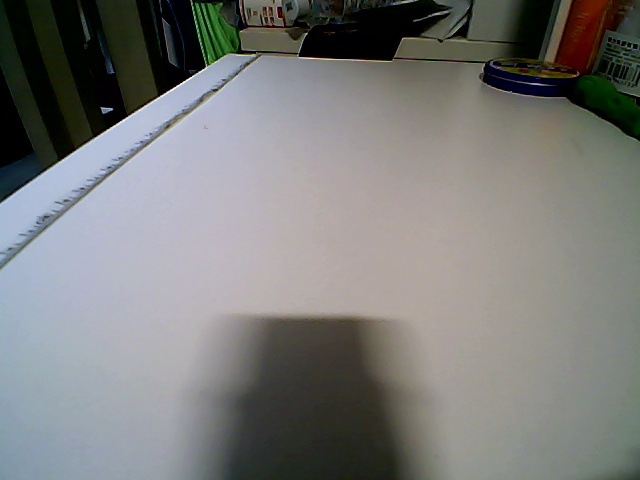
#> input picture calib_images/calib_20260422_191859.jpg, 640 x 480 px, given in place of the camera
$ python hsv_tuner.py
#> lines starting #> are read from the running program, lines starting #| are printed output that depends on the picture; after the words box and inside, x2 and y2 are one past the last pixel; in counts of white or black regions, pixels touching at a corner belong together
#!/usr/bin/env python3
import cv2
import numpy as np
import os

# 创建保存目录
save_dir = "detection_results"
if not os.path.exists(save_dir):
    os.makedirs(save_dir)

# 打开摄像头
cap = cv2.VideoCapture(0)
if not cap.isOpened():
    print("无法打开摄像头")
    exit()

print("="*60)
print("HSV阈值调试工具 - 颜色检测")
print("="*60)
print(f"程序会自动保存调试图片到 ./{save_dir}/ 目录")
print("按 Ctrl+C 退出\n")

# 先拍一张原始图
ret, frame = cap.read()
#> frame is the input picture: shape (480, 640, 3); mean B, G, R 122.2, 123.7, 123
if ret:
    cv2.imwrite(f"{save_dir}/01_original.jpg", frame)
    print("✅ 已保存原始图像: 01_original.jpg")

# 颜色阈值组合（可以根据需要修改）
thresholds = [
    # 红色范围
    {"name": "red_wide_1", "lower": [0,50,50], "upper": [10,255,255]},
    {"name": "red_wide_2", "lower": [160,50,50], "upper": [180,255,255]},
    {"name": "red_medium_1", "lower": [0,60,150], "upper": [12,255,255]},
    {"name": "red_medium_2", "lower": [168,60,150], "upper": [180,255,255]},
    {"name": "red_strict_1", "lower": [0,70,180], "upper": [8,255,255]},
    {"name": "red_strict_2", "lower": [172,70,180], "upper": [180,255,255]},

    # 蓝色范围
    {"name": "blue_wide", "lower": [100,50,50], "upper": [130,255,255]},
    {"name": "blue_medium", "lower": [105,100,100], "upper": [125,255,255]},
    {"name": "blue_strict", "lower": [110,150,150], "upper": [120,255,255]},

    # 绿色范围
    {"name": "green_wide", "lower": [40,50,50], "upper": [80,255,255]},
    {"name": "green_medium", "lower": [45,100,100], "upper": [75,255,255]},
    {"name": "green_strict", "lower": [50,150,150], "upper": [70,255,255]},

    # 黄色范围
    {"name": "yellow_wide", "lower": [20,50,50], "upper": [35,255,255]},
    {"name": "yellow_medium", "lower": [25,100,100], "upper": [30,255,255]},

    # 组合两个红色范围
    {"name": "red_combined_1", "lower1": [0,60,150], "upper1": [12,255,255],
                               "lower2": [168,60,150], "upper2": [180,255,255]},
    {"name": "red_combined_2", "lower1": [0,70,180], "upper1": [8,255,255],
                               "lower2": [172,70,180], "upper2": [180,255,255]},
]

print("\n正在生成不同阈值的结果...")

for t in thresholds:
    # 重新读取同一帧（保证对比公平）
    cap.set(cv2.CAP_PROP_POS_FRAMES, 0)
    ret, frame = cap.read()
    if not ret:
        continue

    hsv = cv2.cvtColor(frame, cv2.COLOR_BGR2HSV)

    # 处理颜色范围（可能需要两个范围）
    if "lower1" in t:  # 组合两个范围
        lower1 = np.array(t["lower1"])
        upper1 = np.array(t["upper1"])
        lower2 = np.array(t["lower2"])
        upper2 = np.array(t["upper2"])

        mask1 = cv2.inRange(hsv, lower1, upper1)
        mask2 = cv2.inRange(hsv, lower2, upper2)
        mask = cv2.bitwise_or(mask1, mask2)
    else:  # 单个范围
        lower = np.array(t["lower"])
        upper = np.array(t["upper"])
        mask = cv2.inRange(hsv, lower, upper)

    # 形态学处理
    kernel = np.ones((3,3), np.uint8)
    mask = cv2.morphologyEx(mask, cv2.MORPH_OPEN, kernel)
    mask = cv2.morphologyEx(mask, cv2.MORPH_CLOSE, kernel)

    # 在原图上画出轮廓
    result = frame.copy()
    contours, _ = cv2.findContours(mask, cv2.RETR_EXTERNAL, cv2.CHAIN_APPROX_SIMPLE)

    # 创建只显示检测区域的图像
    detected_only = np.zeros_like(frame)
    detected_only[mask > 0] = frame[mask > 0]

    # 计算总面积和最大轮廓
    total_area = 0
    valid_contours = 0

    if contours:
        # 找出最大的轮廓
        max_contour = max(contours, key=cv2.contourArea)
        max_area = cv2.contourArea(max_contour)

        # 绘制所有轮廓
        for contour in contours:
            area = cv2.contourArea(contour)
            if area > 100:  # 忽略太小的噪声
                valid_contours += 1
                total_area += area
                cv2.drawContours(result, [contour], -1, (0,255,0), 2)

        # 计算最大轮廓的中心
        M = cv2.moments(max_contour)
        if M["m00"] > 0:
            cx = int(M["m10"] / M["m00"])
            cy = int(M["m01"] / M["m00"])
            # 绘制中心颜色，可以调节：
            cv2.circle(result, (cx, cy), 5, (255,255,255), -1)

        # 添加文字说明
        color_name = t['name'].split('_')[0].upper()

        if "lower1" in t:
            hsv_text = f"{color_name}: R1=[{t['lower1']}-{t['upper1']}] R2=[{t['lower2']}-{t['upper2']}]"
        else:
            hsv_text = f"{color_name}: [{t['lower']} - {t['upper']}]"

        # 在图像上显示信息
        y_offset = 30
        for i, text in enumerate([hsv_text[:40],
                                  f"Areas: {valid_contours} | Total: {int(total_area)} | Max: {int(max_area)}"]):
            if text:
                cv2.putText(result, text, (10, y_offset), cv2.FONT_HERSHEY_SIMPLEX,
                           0.5, (0,0,0), 3)
                cv2.putText(result, text, (10, y_offset), cv2.FONT_HERSHEY_SIMPLEX,
                           0.5, (0,255,255), 1)
                y_offset += 25

    # 保存结果
    cv2.imwrite(f"{save_dir}/{t['name']}_mask.jpg", mask)
    cv2.imwrite(f"{save_dir}/{t['name']}_result.jpg", result)
    cv2.imwrite(f"{save_dir}/{t['name']}_detected.jpg", detected_only)
    print(f"✅ 已保存: {t['name']}_mask.jpg, {t['name']}_result.jpg, {t['name']}_detected.jpg")
#> this loop made 16 passes
#> (max_area, cx, cy) on passes 1, 7, 10, 11, 13: (1927.5, 581, 31), (1398.5, 16, 457), (1661.5, 214, 31), (188, 217, 28), (993.5, 433, 47)
#> pass 1, `mask = cv2.inRange(hsv, lower, upper)`:
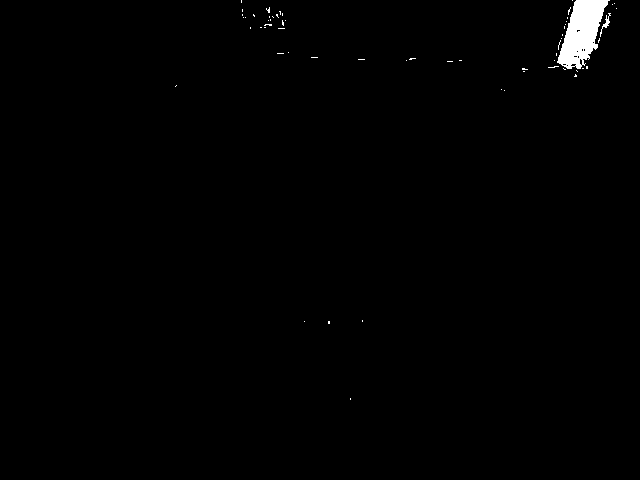
#> mask: shape (480, 640); 0.76% white; 61 white regions (59 under 20 px), largest, box (x1, y1, x2, y2) and area: (557, 0, 610, 69) 2058, (600, 13, 611, 37) 62
#> pass 1, `mask = cv2.morphologyEx(mask, cv2.MORPH_OPEN, kernel)`:
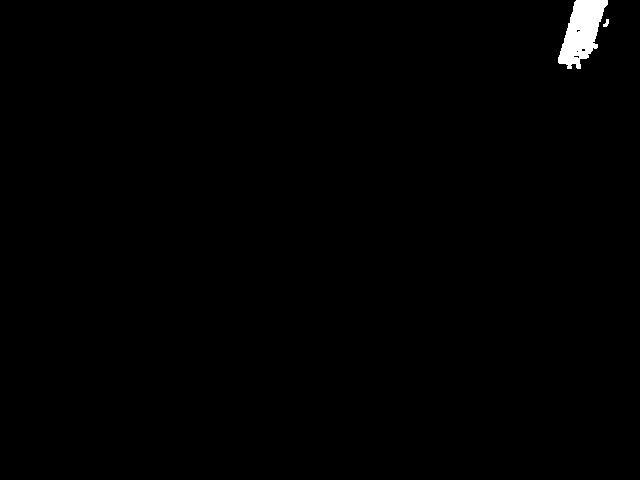
#> mask: shape (480, 640); 0.66% white; 2 white regions, box (x1, y1, x2, y2) and area: (558, 0, 608, 69) 2009, (603, 19, 609, 27) 30
#> after the loop: detected_only: shape (480, 640, 3); every value is 0
#> after the loop: mask: shape (480, 640); every value is 0

# 输出调试建议
print("\n" + "="*60)
print("HSV阈值调试建议：")
print("="*60)
print("\n常见颜色的HSV范围：")
print("红色 (Red):   H: 0-10 和 160-180, S: 50-255, V: 50-255")
print("蓝色 (Blue):  H: 100-130, S: 50-255, V: 50-255")
print("绿色 (Green): H: 40-80, S: 50-255, V: 50-255")
print("黄色 (Yellow):H: 20-35, S: 50-255, V: 50-255")
print("\n根据光照条件调整：")
print("- 强光下：提高V下限到150-200，提高S下限到70-100")
print("- 弱光下：降低V下限到30-50，保持S下限50左右")
print("- 颜色鲜艳：S下限可以提高到80-100")
print("- 颜色暗淡：S下限降低到30-40")

print("\n" + "="*60)
print("调试完成！")
print(f"所有图片保存在: {save_dir}/")
print("\n文件说明：")
print("  *_mask.jpg     - 二值化掩码图像")
print("  *_result.jpg   - 在原图上画出轮廓的结果")
print("  *_detected.jpg - 只显示检测到的颜色区域")
print("="*60)
print("\n查看结果：")
print(f"  scp -r annon@你的树莓派IP:~/Car_Project/{save_dir} ./")
print(f"  eog {save_dir}/red_combined_1_result.jpg")

cap.release()

$ run again, on calib_images/calib_20260422_202125.jpg
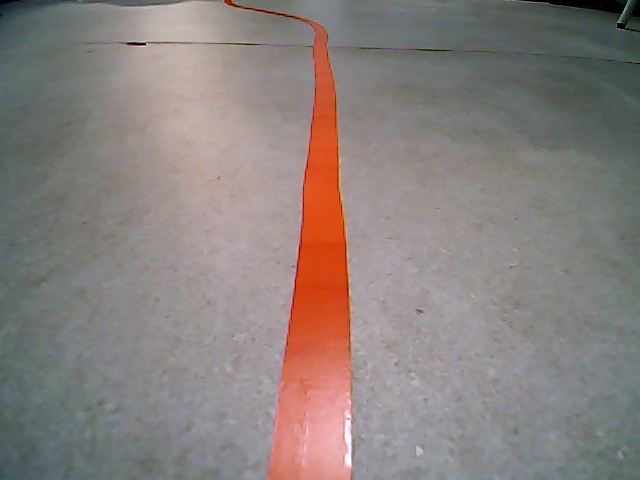
#> input picture calib_images/calib_20260422_202125.jpg, 640 x 480 px, given in place of the camera
#> frame is the input picture: shape (480, 640, 3); mean B, G, R 125.3, 128.7, 137.4
#> the loop `for t in thresholds:` made 16 passes
#> (max_area, cx, cy) on passes 1, 2, 3, 4, 5, 6, 7, 10: (20645, 316, 306), (177, 336, 433), (20251.5, 317, 309), (173.5, 336, 433), (18464, 315, 318), (35, 303, 458), (40, 27, 7), (174.5, 597, 26)
#> pass 1, `mask = cv2.morphologyEx(mask, cv2.MORPH_CLOSE, kernel)`:
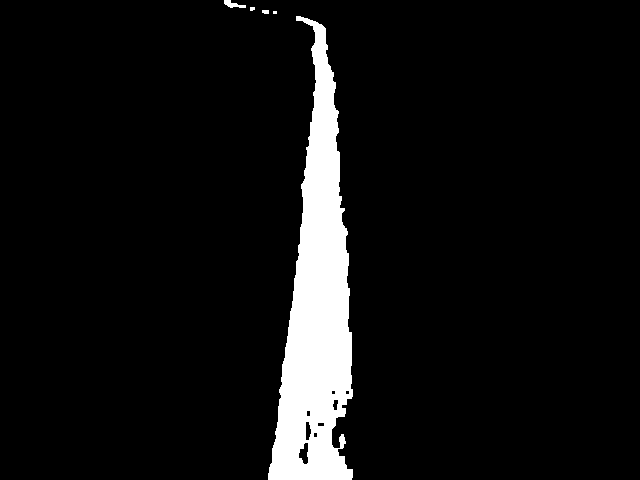
#> mask: shape (480, 640); 6.9% white; 5 white regions (2 under 20 px), largest, box (x1, y1, x2, y2) and area: (268, 16, 353, 480) 20912, (224, 0, 246, 8) 94, (262, 10, 269, 14) 26
#> after the loop `for t in thresholds:`:
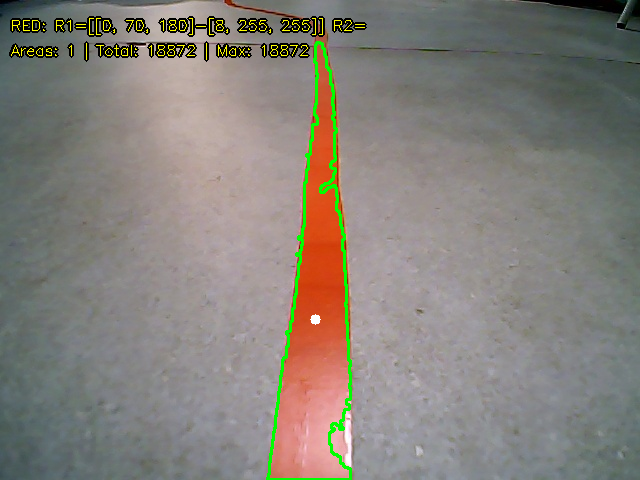
#> result: shape (480, 640, 3); mean B, G, R 121.8, 128.7, 133.4
